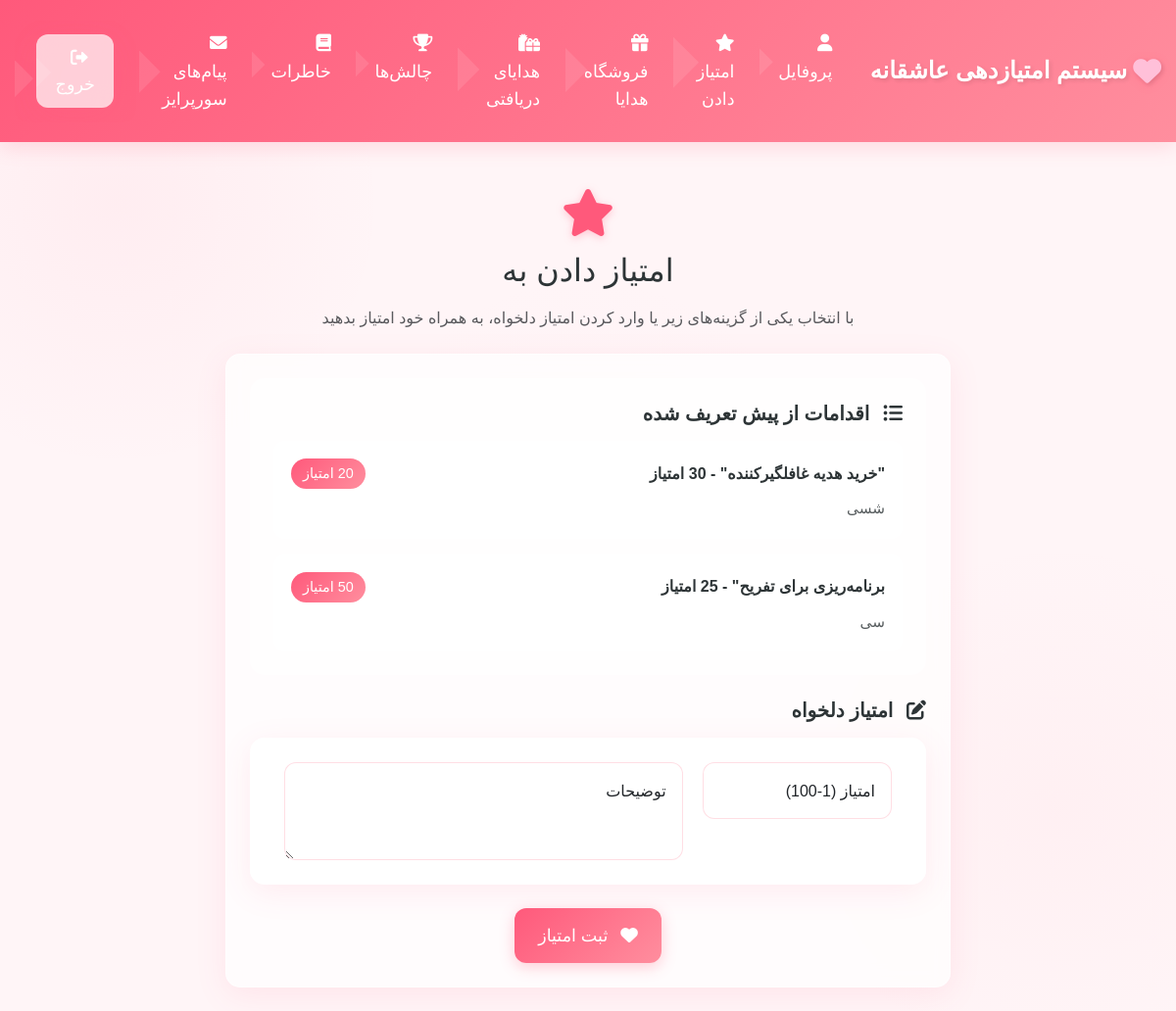
The app's page /give-points/ (signed in) with its own data.
### love_points/models.py (models this page shows, shortened)
class PredefinedAction(models.Model):
    name = models.CharField(max_length=100)
    description = models.TextField()
    points = models.IntegerField(validators=[MinValueValidator(1)])

### love_points/views.py (the view, shortened to what this page needs)
# urls.py: path('give-points/', views.give_points, name='give_points'),
@login_required
def give_points(request):
    predefined_actions = PredefinedAction.objects.all()
    return render(request, 'love_points/give_points.html', {'actions': predefined_actions})

### templates/love_points/give_points.html (shortened to what this page needs)
{% extends "base.html" %}
{% block content %}
<div class="container py-4">
    <div class="row justify-content-center">
        <div class="col-lg-8">
            <div class="text-center mb-4">
                <i class="fas fa-star love-icon fa-3x mb-3"></i>
                <h2 class="mb-3">امتیاز دادن به {{ partner.username }}</h2>
                <p class="text-muted">با انتخاب یکی از گزینه‌های زیر یا وارد کردن امتیاز دلخواه، به همراه خود امتیاز بدهید</p>
            </div>
            <div class="card glass-effect">
                <div class="card-body p-4">
                    <form method="post" class="fade-in">
                        <div class="actions-section mb-4">
                            <h5 class="section-title mb-3">
                                <i class="fas fa-list-ul me-2"></i>
                                اقدامات از پیش تعریف شده
                            </h5>
                            {% for action in actions %}
                                <div class="action-item">
                                    <label for="action_{{ action.id }}" class="action-label">
                                        <div class="action-content">
                                            <div class="action-header">
                                                <span class="action-name">{{ action.name }}</span>
                                                <span class="action-points">{{ action.points }} امتیاز</span>
                                            </div>
                                            <p class="action-description mb-0">{{ action.description }}</p>
                                        </div>
                                    </label>
                                </div>
                            {% endfor %}
                        </div>
                        <div class="custom-score-section">
                            <h5 class="section-title mb-3">
                                <i class="fas fa-edit me-2"></i>
                                امتیاز دلخواه
                            </h5>
                            <div class="custom-score-container glass-effect p-4">
                                <div class="row">
                                    <div class="col-md-4">
                                        <div class="form-floating mb-3">
                                            <input type="number" class="form-control" id="custom_points" name="custom_points" min="1" max="100" placeholder="امتیاز">
                                            <label for="custom_points">امتیاز (1-100)</label>
                                        </div>
                                    </div>
                                    <div class="col-md-8">
                                        <div class="form-floating">
                                            <textarea class="form-control" id="custom_description" name="custom_description" placeholder="توضیحات" style="height: 100px"></textarea>
                                            <label for="custom_description">توضیحات</label>
                                        </div>
                                    </div>
                                </div>
                            </div>
                        </div>
                        <div class="text-center mt-4">
                            <button type="submit" class="btn btn-primary btn-lg">
                                <i class="fas fa-heart me-2"></i>
                                ثبت امتیاز
                            </button>
                        </div>
                    </form>
                </div>
            </div>
        </div>
    </div>
</div>
{% endblock %}

### static/css/style.css (style rules this page uses)
:root { --primary-color: #FF597B; --secondary-color: #FF8E9E; --accent-color: #FFC0D9; --background-color: #FFF5F7; --text-color: #2D3436; --card-background: #FFFFFF; --success-color: #00B894; --warning-color: #FDCB6E; --danger-color: #FF7675; }
html, body { overflow-x: hidden; width: 100%; position: relative; }
body { background-color: var(--background-color); color: var(--text-color); font-family: 'IranSans', sans-serif; min-height: 100vh; padding: 0; margin: 0; line-height: 1.6; background-image: radial-gradient(circle at 10% 20%, rgba(255, 89, 123, 0.05) 0%, transparent 20%), radial-gradient(circle at 90% 80%, rgba(255, 142, 158, 0.05) 0%, transparent 20%), radial-gradient(circle at 50% 50%, rgba(255, 192, 217, 0.05) 0%, transparent 30%); }
.container { max-width: 100%; padding-right: 15px; padding-left: 15px; overflow-x: hidden; }
.row { margin-right: 0; margin-left: 0; }
.col, [class*="col-"] { padding-right: 10px; padding-left: 10px; }
.card { border: none; border-radius: 15px; overflow: hidden; box-shadow: 0 10px 30px rgba(0,0,0,0.05); background: var(--card-background); transition: all 0.4s cubic-bezier(0.4, 0, 0.2, 1); position: relative; }
.card::before { content: ''; position: absolute; top: 0; left: 0; right: 0; height: 4px; background: linear-gradient(to right, var(--primary-color), var(--secondary-color)); transform: scaleX(0); transition: transform 0.4s ease; }
.glass-effect { background: rgba(255, 255, 255, 0.7); backdrop-filter: blur(10px); border: 1px solid rgba(255, 255, 255, 0.5); box-shadow: 0 8px 32px rgba(255, 89, 123, 0.1); }
.fade-in { animation: fadeIn 0.5s ease-in; }
.btn { border-radius: 12px; padding: 0.8rem 1.5rem; font-weight: 500; transition: all 0.4s cubic-bezier(0.4, 0, 0.2, 1); position: relative; overflow: hidden; }
.btn::before { content: ''; position: absolute; top: 0; left: 0; right: 0; bottom: 0; background: rgba(255,255,255,0.1); transform: translateX(-100%) rotate(45deg); transition: transform 0.4s cubic-bezier(0.4, 0, 0.2, 1); }
.btn-primary { background: linear-gradient(135deg, var(--primary-color), var(--secondary-color)); border: none; box-shadow: 0 4px 15px rgba(255, 89, 123, 0.3); }
.love-icon { display: inline-block; animation: heartBeat 1.5s infinite; color: var(--primary-color); }

### templates/love_points/give_points.html (style rules this page uses)
.love-icon { color: var(--primary-color); filter: drop-shadow(0 2px 4px rgba(255, 89, 123, 0.3)); animation: rotate 3s linear infinite; }
.section-title { color: var(--text-color); font-weight: 600; }
.actions-section { background: rgba(255, 255, 255, 0.5); border-radius: 15px; padding: 1.5rem; }
.action-item { margin-bottom: 1rem; }
.action-item:last-child { margin-bottom: 0; }
.action-label { display: block; cursor: pointer; border-radius: 12px; border: 2px solid transparent; transition: all 0.3s ease; background: white; }
.action-content { padding: 1rem; }
.action-header { display: flex; justify-content: space-between; align-items: center; margin-bottom: 0.5rem; }
.action-name { font-weight: 600; color: var(--text-color); }
.action-points { background: linear-gradient(135deg, var(--primary-color), var(--secondary-color)); color: white; padding: 0.25rem 0.75rem; border-radius: 20px; font-size: 0.9rem; }
.action-description { color: var(--text-color); opacity: 0.8; font-size: 0.95rem; }
.custom-score-container { border-radius: 15px; }
.form-floating > label { right: 0; left: auto; padding-right: 1rem; transform-origin: right top; }
.form-floating > .form-control { padding-right: 1rem; border-radius: 12px; border: 1px solid rgba(255, 89, 123, 0.2); background-color: rgba(255, 255, 255, 0.9); }
.btn-primary { height: 3.5rem; font-size: 1.1rem; }

### records on screen
PredefinedAction: name "\"خرید هدیه غافلگیرکننده\" - 30 امتیاز", description "شسی"
PredefinedAction: name "برنامه‌ریزی برای تفریح\" - 25 امتیاز", description "سی"
